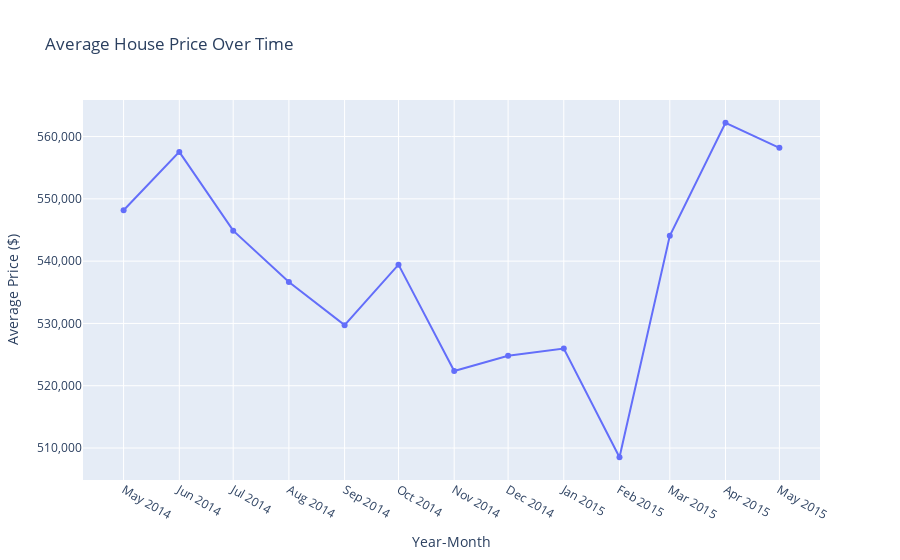

This figure's notebook cell:
### Code cell
df_house['date'] = pd.to_datetime(df_house['date'])

monthly_avg_price = (
    df_house
    .assign(year_month=df_house['date'].dt.to_period('M').dt.to_timestamp())
    .groupby('year_month', as_index=False)['price']
    .mean()
)

fig = px.line(
    monthly_avg_price,
    x='year_month',
    y='price',
    markers=True,
    labels={'year_month': 'Year-Month', 'price': 'Average Price ($)'},
    title='Average House Price Over Time'
)

fig.update_yaxes(tickformat=",")
fig.update_xaxes(dtick="M1")  # monthly ticks
fig.show()

### Figure 1 — Plotly figure (JSON) as saved in the notebook; plotly's stock layout.template omitted (floating-point values rounded to 4 significant figures)
{"data": [{"hovertemplate": "Year-Month=%{x}<br>Average Price ($)=%{y}<extra></extra>", "legendgroup": "", "line": {"color": "#636efa", "dash": "solid"}, "marker": {"symbol": "circle"}, "mode": "lines+markers", "name": "", "orientation": "v", "showlegend": false, "type": "scatter", "x": ["2014-05-01T00:00:00.000000000", "2014-06-01T00:00:00.000000000", "2014-07-01T00:00:00.000000000", "2014-08-01T00:00:00.000000000", "2014-09-01T00:00:00.000000000", "2014-10-01T00:00:00.000000000", "2014-11-01T00:00:00.000000000", "2014-12-01T00:00:00.000000000", "2015-01-01T00:00:00.000000000", "2015-02-01T00:00:00.000000000", "2015-03-01T00:00:00.000000000", "2015-04-01T00:00:00.000000000", "2015-05-01T00:00:00.000000000"], "xaxis": "x", "y": [548200.0, 557500.0, 544900.0, 536700.0, 529700.0, 539400.0, 522400.0, 524800.0, 526000.0, 508500.0, 544100.0, 562200.0, 558200.0], "yaxis": "y"}], "layout": {"legend": {"tracegroupgap": 0}, "title": {"text": "Average House Price Over Time"}, "xaxis": {"anchor": "y", "domain": [0, 1], "dtick": "M1", "title": {"text": "Year-Month"}}, "yaxis": {"anchor": "x", "domain": [0, 1], "tickformat": ",", "title": {"text": "Average Price ($)"}}}}
